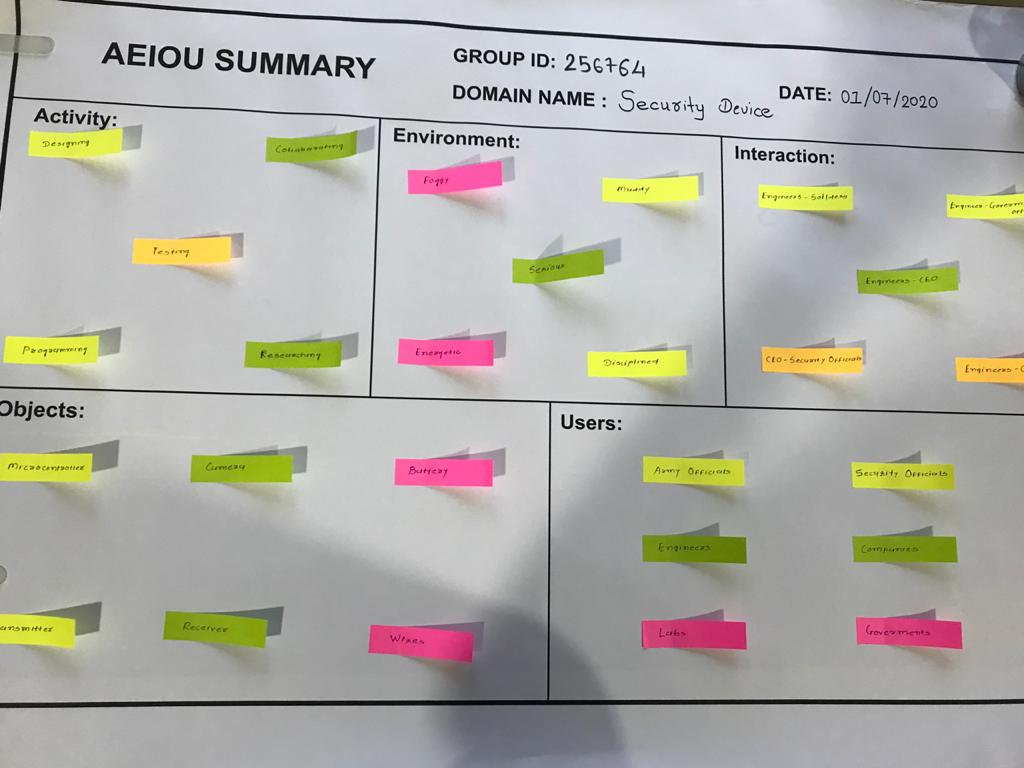
#> input picture imagetest/image.jpeg, 1024 x 768 px
$ python image_test.py
#> lines starting #> are read from the running program, lines starting #| are printed output that depends on the picture
from PIL import Image

myimage = Image.open("image.jpeg")
#> myimage is the input picture: PIL image 1024x768 RGB; mean R, G, B 176.8, 174.8, 168
myimagecopy = myimage.copy()

croppedIm = myimage.crop((211, 201, 620, 620))
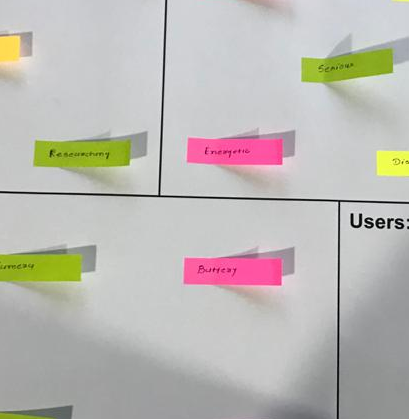
#> croppedIm: PIL image 409x419 RGB; mean R, G, B 188.6, 185.5, 180.6
myimagecopy.paste(myimage, (200, 220))
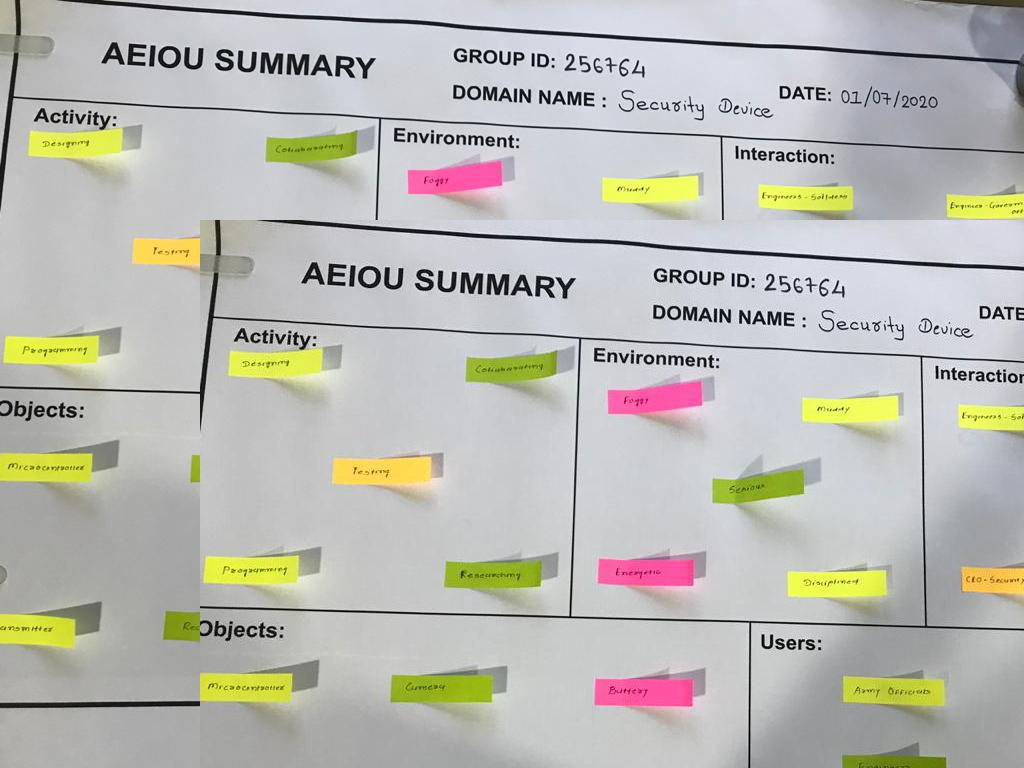
#> myimagecopy: PIL image 1024x768 RGB; mean R, G, B 187.1, 186.7, 179.7
myimagecopy.save("pasted.jpeg")

myimagewidth, myimageheight = myimage.size
#> myimagewidth = 1024; myimageheight = 768
croppedImwidth, croppedImheight = croppedIm.size
#> croppedImwidth = 409; croppedImheight = 419

myimagetwo = myimage.copy()
for left in range(0, myimagewidth, croppedImwidth):
    for top in range(0, myimageheight, croppedImheight):
        print(left, top)
        myimagetwo.paste(croppedIm, (left, top))
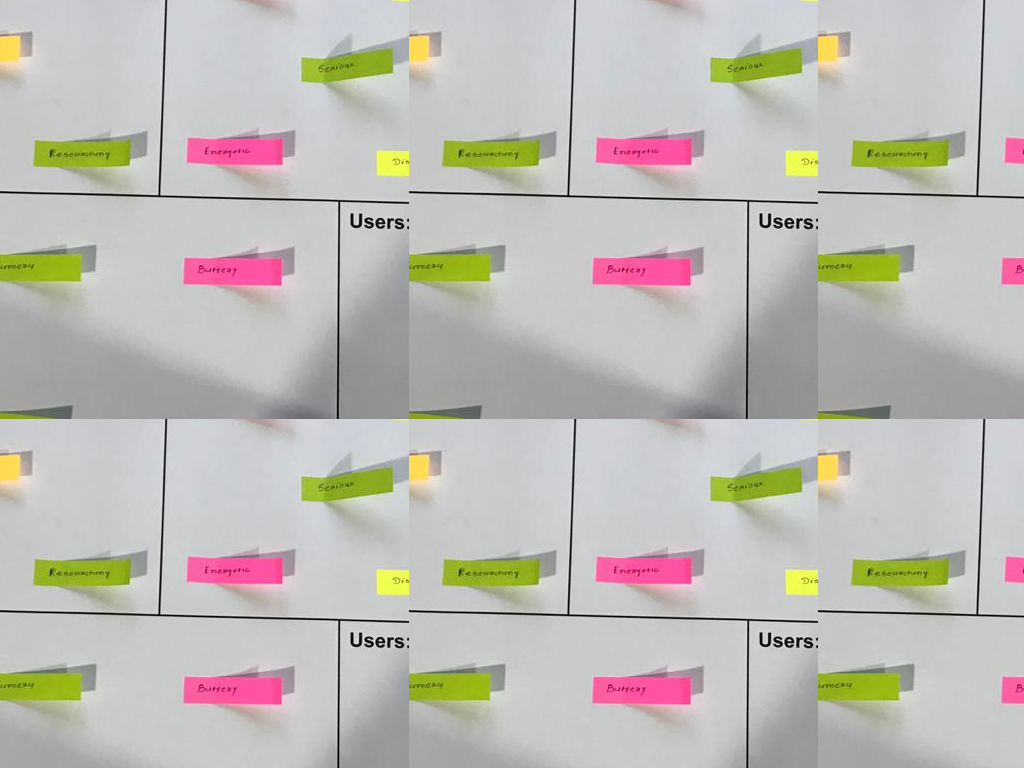
#> myimagetwo: PIL image 1024x768 RGB; mean R, G, B 190.9, 188.3, 182.2

myimagetwo.save("allinone.jpeg")

$ run again, with imagetest/ideation.jpeg copied over imagetest/image.jpeg
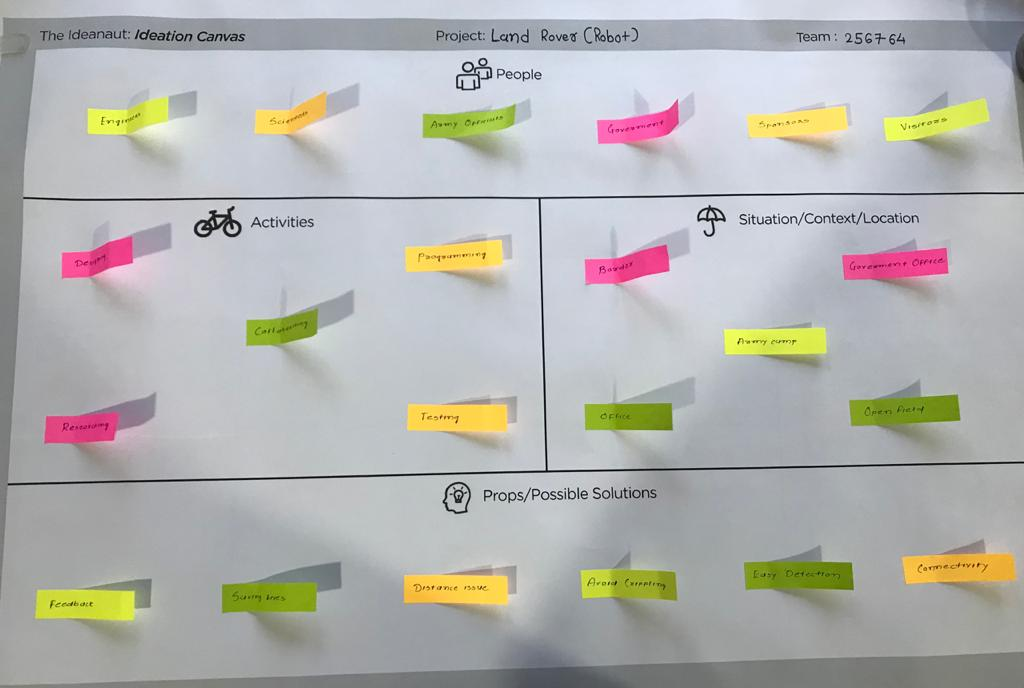
#> input picture imagetest/ideation.jpeg, 1024 x 688 px
#> myimage is the input picture: PIL image 1024x688 RGB; mean R, G, B 179.6, 179.6, 177
#> `croppedIm = myimage.crop((211, 201, 620, 620))`:
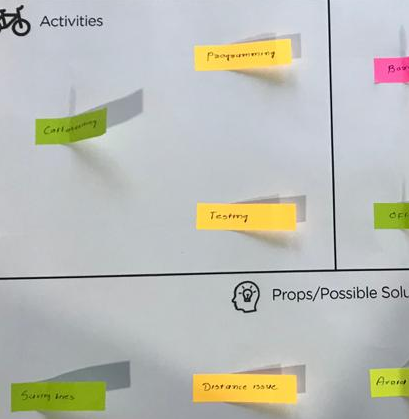
#> croppedIm: PIL image 409x419 RGB; mean R, G, B 187.7, 189.5, 182.5
#> after the loop `for left in range(0, myimagewidth, croppedImwidth):`:
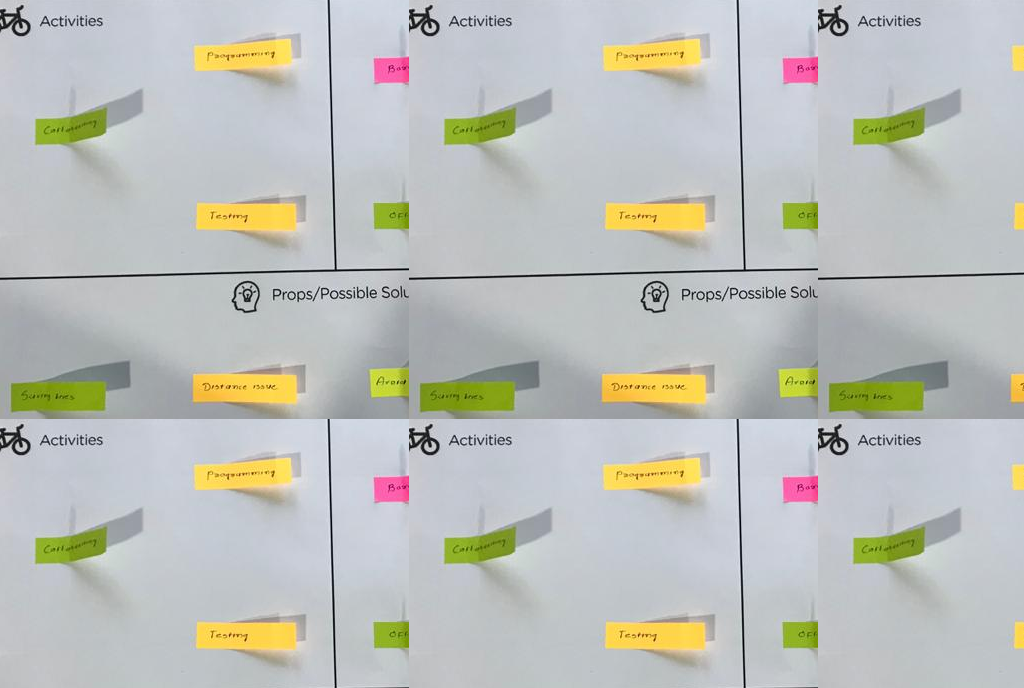
#> myimagetwo: PIL image 1024x688 RGB; mean R, G, B 189.5, 191.7, 186.7
